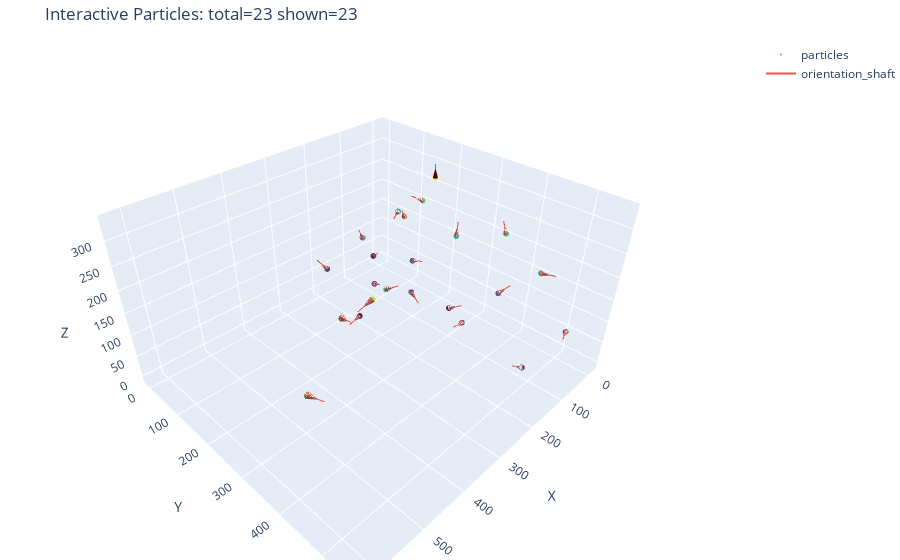

Notebook code for this chart:
### Code cell
# =============================================================================
# 交互式 3D 可视化 / Interactive 3D Visualization
# =============================================================================

def plot_particles_interactive(coords: np.ndarray,
                               normals: np.ndarray,
                               *,
                               max_points_plot: int = 5000,
                               num_arrows: int = 800,
                               arrow_scale_frac: float = 0.05,
                               cone_radius_frac: float = 0.01,
                               marker_size: float = 2.0,
                               show_shafts: bool = True,
                               shaft_width: float = 2.0,
                               shaft_color: str = 'red') -> None:
    """
    创建交互式 3D 粒子可视化 / Create interactive 3D particle visualization
    """
    if coords is None or normals is None:
        raise ValueError('coords/normals cannot be None')
    if len(coords) == 0:
        raise ValueError('coords is empty')

    # 下采样以提高显示性能
    if len(coords) > max_points_plot:
        idx_pts = np.random.choice(len(coords), max_points_plot, replace=False)
        coords_vis = coords[idx_pts]
        normals_vis = normals[idx_pts]
    else:
        coords_vis = coords
        normals_vis = normals

    # 计算场景缩放
    data_extent = np.ptp(coords_vis, axis=0)
    max_range = float(np.max(data_extent)) if np.all(np.isfinite(data_extent)) and np.max(data_extent) > 0 else 1.0
    arrow_len = float(arrow_scale_frac) * max_range
    cone_radius = max(float(cone_radius_frac) * max_range, 1e-6)

    # 标准化法向量
    norms = np.linalg.norm(normals_vis, axis=1)
    safe_norms = np.where(norms > 0, norms, 1.0)
    normals_unit = normals_vis / safe_norms[:, None]

    # 创建点云
    points_trace = go.Scatter3d(
        x=coords_vis[:, 0], y=coords_vis[:, 1], z=coords_vis[:, 2],
        mode='markers',
        marker=dict(size=marker_size, color=coords_vis[:, 2], colorscale='Viridis', opacity=0.9),
        name='particles'
    )

    data = [points_trace]

    # 创建箭头（锥体）
    n_arrows = int(min(num_arrows, len(coords_vis)))
    if n_arrows > 0 and arrow_len > 0:
        arrow_idx = np.linspace(0, len(coords_vis) - 1, num=n_arrows, dtype=int)
        arrow_bases = coords_vis[arrow_idx]
        arrow_dirs = normals_unit[arrow_idx]

        u = arrow_dirs[:, 0] * arrow_len
        v = arrow_dirs[:, 1] * arrow_len
        w = arrow_dirs[:, 2] * arrow_len

        cones_trace = go.Cone(
            x=arrow_bases[:, 0], y=arrow_bases[:, 1], z=arrow_bases[:, 2],
            u=u, v=v, w=w,
            anchor='tail',
            colorscale='Reds', showscale=False,
            sizemode='absolute', sizeref=cone_radius,
            name='orientation',
            lighting=dict(ambient=0.6, diffuse=0.8, specular=0.2)
        )
        data.append(cones_trace)

        # 可选的箭头杆
        if show_shafts:
            xs = np.empty(3 * n_arrows)
            ys = np.empty(3 * n_arrows)
            zs = np.empty(3 * n_arrows)
            xs[0::3] = arrow_bases[:, 0]
            ys[0::3] = arrow_bases[:, 1]
            zs[0::3] = arrow_bases[:, 2]
            xs[1::3] = arrow_bases[:, 0] + u
            ys[1::3] = arrow_bases[:, 1] + v
            zs[1::3] = arrow_bases[:, 2] + w
            xs[2::3] = np.nan
            ys[2::3] = np.nan
            zs[2::3] = np.nan

            shafts_trace = go.Scatter3d(
                x=xs, y=ys, z=zs,
                mode='lines',
                line=dict(width=shaft_width, color=shaft_color),
                name='orientation_shaft',
                opacity=0.7
            )
            data.append(shafts_trace)

    fig = go.Figure(data=data)
    fig.update_layout(
        title=f'Interactive Particles: total={len(coords)} shown={len(coords_vis)}',
        scene=dict(xaxis_title='X', yaxis_title='Y', zaxis_title='Z', aspectmode='data'),
        margin=dict(l=0, r=0, t=40, b=0)
    )
    fig.show()

# 调用交互式可视化
if len(centers) > 0:
    print("🎮 生成交互式 3D 可视化 / Generating interactive 3D visualization")
    plot_particles_interactive(
        centers, normals,
        max_points_plot=MAX_POINTS_PLOT,
        num_arrows=NUM_ARROWS,
        arrow_scale_frac=ARROW_SCALE_FRAC,
        cone_radius_frac=CONE_RADIUS_FRAC,
        marker_size=MARKER_SIZE,
        show_shafts=SHOW_SHAFTS,
        shaft_width=SHAFT_WIDTH,
        shaft_color=SHAFT_COLOR
    )
    print("✅ 交互式可视化完成 / Interactive visualization completed")
else:
    print("⚠️  跳过交互式可视化 / Skipping interactive visualization (no points to display)")

### Figure 1 — Plotly figure (JSON) as saved in the notebook; plotly's stock layout.template omitted (floating-point values rounded to 4 significant figures)
{"data": [{"marker": {"color": [217.9, 166.8, 84.43, 174.3, 226.2, 34.24, 187.7, 84.69, 104.6, 307.9, 25.34, 21.07, 134.2, 25.5, 72.84, 83.61, 62.19, 295.5, 14.38, 174.4, 273.4, 308.9, 240.4], "colorscale": [[0, "#440154"], [0.1111, "#482878"], [0.2222, "#3e4989"], [0.3333, "#31688e"], [0.4444, "#26828e"], [0.5556, "#1f9e89"], [0.6667, "#35b779"], [0.7778, "#6ece58"], [0.8889, "#b5de2b"], [1, "#fde725"]], "opacity": 0.9, "size": 2}, "mode": "markers", "name": "particles", "type": "scatter3d", "x": [10.04, 17.02, 19.72, 21.92, 29.67, 39.0, 42.93, 50.71, 61.03, 63.48, 66.95, 109.9, 118.5, 119.4, 141.1, 144.6, 187.2, 210.7, 214.8, 272.2, 414.1, 511.6, 600.1], "y": [353.4, 73.46, 360.2, 447.5, 153.3, 16.65, 258.4, 150.9, 536.9, 211.3, 273.0, 89.56, 60.5, 492.7, 360.9, 230.3, 15.41, 262.6, 147.5, 277.8, 381.6, 418.7, 441.9], "z": [217.9, 166.8, 84.43, 174.3, 226.2, 34.24, 187.7, 84.69, 104.6, 307.9, 25.34, 21.07, 134.2, 25.5, 72.84, 83.61, 62.19, 295.5, 14.38, 174.4, 273.4, 308.9, 240.4]}, {"anchor": "tail", "colorscale": [[0, "rgb(255,245,240)"], [0.125, "rgb(254,224,210)"], [0.25, "rgb(252,187,161)"], [0.375, "rgb(252,146,114)"], [0.5, "rgb(251,106,74)"], [0.625, "rgb(239,59,44)"], [0.75, "rgb(203,24,29)"], [0.875, "rgb(165,15,21)"], [1, "rgb(103,0,13)"]], "lighting": {"ambient": 0.6, "diffuse": 0.8, "specular": 0.2}, "name": "orientation", "showscale": false, "sizemode": "absolute", "sizeref": 5.9, "type": "cone", "u": [-16.52, -2.382, -18.94, -3.759, 23.33, -26.53, -6.419, -26.8, 27.42, 3.64, -13.19, -24.06, 14.25, -7.05, 29.04, -6.426, 11.0, 17.69, 26.58, -6.886, 25.87, 7.726, -6.284], "v": [-19.21, -14.46, 14.56, 28.86, -10.59, -10.15, -2.394, 5.616, 10.37, 0.9156, 23.54, -5.076, 3.549, -24.16, 1.448, 15.82, -20.28, 9.419, -4.349, 24.09, -5.671, 26.24, 28.61], "w": [15.11, -25.6, 17.31, 4.846, 14.63, -7.955, 28.69, -10.97, 3.309, 29.26, 11.91, -16.3, 25.58, -15.4, 4.973, -24.06, 18.38, 21.64, -12.03, 15.57, -13.0, 11.05, 3.522], "x": [10.04, 17.02, 19.72, 21.92, 29.67, 39.0, 42.93, 50.71, 61.03, 63.48, 66.95, 109.9, 118.5, 119.4, 141.1, 144.6, 187.2, 210.7, 214.8, 272.2, 414.1, 511.6, 600.1], "y": [353.4, 73.46, 360.2, 447.5, 153.3, 16.65, 258.4, 150.9, 536.9, 211.3, 273.0, 89.56, 60.5, 492.7, 360.9, 230.3, 15.41, 262.6, 147.5, 277.8, 381.6, 418.7, 441.9], "z": [217.9, 166.8, 84.43, 174.3, 226.2, 34.24, 187.7, 84.69, 104.6, 307.9, 25.34, 21.07, 134.2, 25.5, 72.84, 83.61, 62.19, 295.5, 14.38, 174.4, 273.4, 308.9, 240.4]}, {"line": {"color": "red", "width": 2}, "mode": "lines", "name": "orientation_shaft", "opacity": 0.7, "type": "scatter3d", "x": [10.04, -6.477, NaN, 17.02, 14.63, NaN, 19.72, 0.7844, NaN, 21.92, 18.16, NaN, 29.67, 52.99, NaN, 39.0, 12.47, NaN, 42.93, 36.51, NaN, 50.71, 23.91, NaN, 61.03, 88.45, NaN, 63.48, 67.12, NaN, 66.95, 53.76, NaN, 109.9, 85.87, NaN, 118.5, 132.7, NaN, 119.4, 112.4, NaN, 141.1, 170.1, NaN, 144.6, 138.2, NaN, 187.2, 198.2, NaN, 210.7, 228.4, NaN, 214.8, 241.3, NaN, 272.2, 265.3, NaN, 414.1, 440.0, NaN, 511.6, 519.3, NaN, 600.1, 593.8, NaN], "y": [353.4, 334.1, NaN, 73.46, 59.0, NaN, 360.2, 374.7, NaN, 447.5, 476.4, NaN, 153.3, 142.8, NaN, 16.65, 6.506, NaN, 258.4, 256.0, NaN, 150.9, 156.5, NaN, 536.9, 547.2, NaN, 211.3, 212.2, NaN, 273.0, 296.6, NaN, 89.56, 84.49, NaN, 60.5, 64.05, NaN, 492.7, 468.5, NaN, 360.9, 362.4, NaN, 230.3, 246.1, NaN, 15.41, -4.87, NaN, 262.6, 272.1, NaN, 147.5, 143.1, NaN, 277.8, 301.9, NaN, 381.6, 375.9, NaN, 418.7, 444.9, NaN, 441.9, 470.5, NaN], "z": [217.9, 233.0, NaN, 166.8, 141.2, NaN, 84.43, 101.7, NaN, 174.3, 179.2, NaN, 226.2, 240.9, NaN, 34.24, 26.28, NaN, 187.7, 216.4, NaN, 84.69, 73.72, NaN, 104.6, 107.9, NaN, 307.9, 337.1, NaN, 25.34, 37.25, NaN, 21.07, 4.762, NaN, 134.2, 159.8, NaN, 25.5, 10.1, NaN, 72.84, 77.81, NaN, 83.61, 59.56, NaN, 62.19, 80.58, NaN, 295.5, 317.1, NaN, 14.38, 2.342, NaN, 174.4, 190.0, NaN, 273.4, 260.4, NaN, 308.9, 319.9, NaN, 240.4, 243.9, NaN]}], "layout": {"margin": {"b": 0, "l": 0, "r": 0, "t": 40}, "scene": {"aspectmode": "data", "xaxis": {"title": {"text": "X"}}, "yaxis": {"title": {"text": "Y"}}, "zaxis": {"title": {"text": "Z"}}}, "title": {"text": "Interactive Particles: total=23 shown=23"}}}
